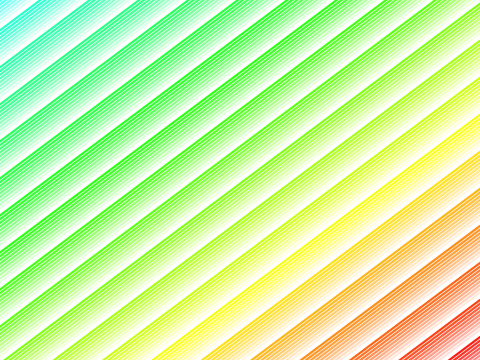

Write R code to recreate this figure.

png("parallel.png",480,360)

par(mar=c(0,0,0,0))

plot(0,0,"n",xlim=c(0,10),ylim=c(0,10),axes=F,ann=F)

for(i in -100:100){
    abline(i/9,1,col=hsv((i+100)/400,((i+100)/10)%%1,1),lwd=3)
}

dev.off()
